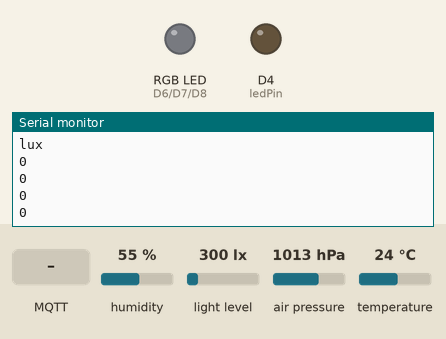
A sketch run on a simulated ESP8266 (NodeMCU). Parts: an RGB LED mixed from three pins (HIGH = lit), output pins drawn as LEDs (lit = HIGH), the last lines printed to the serial monitor. Inputs (shaded band) come from the test bench; at power-on: humidity 55 %, light level 300 lx, air pressure 1013 hPa, temperature 24 °C. WiFi joins after 1.5 s; servers stay silent unless stated; random numbers use the default seed unless the sketch sets one; no MQTT or app messages arrive unless stated.

Above: at 2.7 s.
2.8 s: MQTT message "topic/ledstatus1" arrives on the first subscribed topic
At 3.4 s:
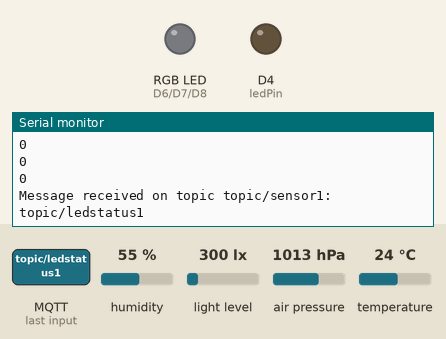
4.3 s: MQTT message "true" arrives on the first subscribed topic
At 4.49 s:
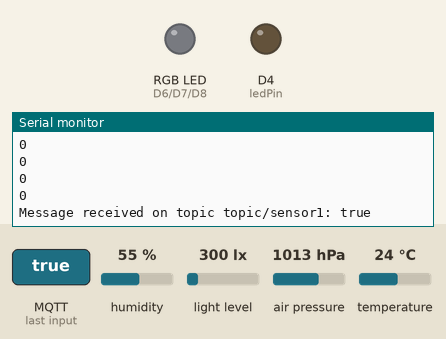
5.8 s: MQTT message "topic/manual" arrives on the first subscribed topic
At 6.4 s:
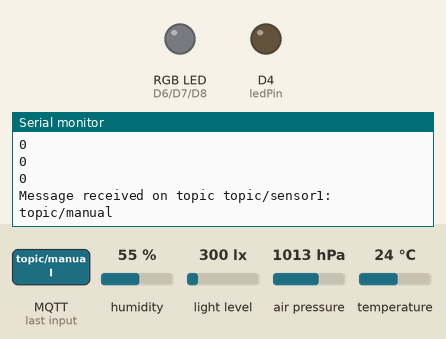
Timing chart, 0 to 8.8 s (numbered marks = the images above; inputs shaded):
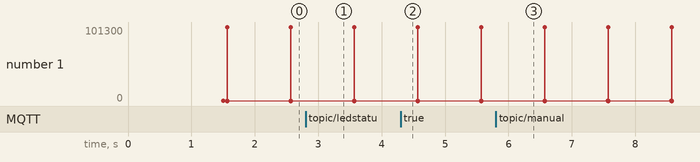

Measured:
- after the input at 2.8 s, the serial monitor: prints a new line at once (image 1)
- after the input at 4.3 s, the serial monitor: prints a new line at once (image 2)
- after the input at 5.8 s, the serial monitor: prints a new line at once (image 3)

The sketch:

TTS.ino
```cpp
#include <Wire.h>
#include <ESP8266WiFi.h>
#include <PubSubClient.h>
#include <Adafruit_Sensor.h>
#include <Adafruit_BME280.h>
#include <BH1750FVI.h>

#define SEALEVELPRESSURE_HPA (101325)

//Kamus Sensor Cahaya BH1750
BH1750FVI light(BH1750FVI::k_DevModeContHighRes);
float intensity;

//Kamus Sensor BME280 (Temperatur, Kelembapan, Tekanan)
Adafruit_BME280 bme;
float temperature;
float humidity;
float pressure;

//WiFi
const char* ssid = "Iridescent";
const char* password = "12345678";
const char* mqtt_server = "192.168.43.51";

WiFiClient espClient;
PubSubClient client(espClient);

//publish
long lastMsg = 0;
String msg, msgtopic;
char msg1[50];
char msg2[50];
char msg3[50];

//RGB LED Parameter
const int rgb_red = D6;
const int rgb_green = D7;
const int rgb_blue = D8;
int ledred;
int ledgreen;
int ledblue;

//Digital LED Parameter
const int ledPin = D4;
int ledState = 0;

//Button
const int buttonPin = D5;
int buttonState = 0;

//limits of temperature for RGB LED changes
float Tmin = -40;
float T1 = -20;
float Troom = 27;
float T2 = 50;
float Tmax = 85;

//manual (terbalik: manual false berarti secara manual, manual true berarti otomatis
bool manual=false;

//ambang batas (threshold)
int limit = 1;

//------------------------------Persiapan WiFi-----
void setup_wifi() {
  // We start by connecting to a WiFi network
  Serial.println();
  Serial.print("Connecting to ");
  Serial.println(ssid);

  WiFi.begin(ssid, password);

  // Menunggu koneksi, print titik sampai terkoneksi
  while (WiFi.status() != WL_CONNECTED) {
    delay(500);
    Serial.print(".");
  }
  randomSeed(micros());
  //WiFi terkoneksi
  Serial.println("");
  Serial.println("WiFi connected");
  Serial.println("IP address: ");
  Serial.println(WiFi.localIP());
}
//Print data yang diterima serta topiknya
void callback(char* topic, byte* payload, unsigned int length) {
  Serial.print("Message received on topic ");
  Serial.print(topic);
  Serial.print(": ");
  msgtopic = String((char*)topic);
  msg = "";
  for (int i = 0; i < length; i++) { // Concat payload char to string (msg)
    msg += (char)payload[i];
  }
  Serial.println(msg);

  //Kalau topiknya LEDstatus1, maka mengubah keadaan LED digital
  if(msgtopic == "topic/ledstatus1" && manual==false){ // if LED button 1 toggled
    if(msg == "true"){
      Serial.println("LED ON");
      ledState = 1;
    }
    else {
      Serial.println("LED OFF");
      ledState = 0;
    }
  }

  //Kalau mode manual dinyalakan
  if(msgtopic == "topic/manual"){ // if LED button 1 toggled
    if(msg == "true"){
      Serial.println("MANUAL ON");
      manual=true;
    }
    else {
      Serial.println("MANUAL OFF");
      manual=false;
      ledState=0;
      ledred=0;
      ledgreen=0;
      ledblue=0;
      digitalWrite(ledPin, ledState);
      analogWrite(rgb_red, ledred);
      analogWrite(rgb_blue, ledblue);
      analogWrite(rgb_green, ledgreen);
    }

  }

  //Mengatur tingkat merah dari LED RGB
  if(msgtopic == "topic/myRange1" && manual==false){
    ledred=msg.toInt();
    Serial.println(ledred);
  }
  //Mengatur tingkat hijau dari LED RGB
  if(msgtopic == "topic/myRange2" && manual==false){
    ledgreen= msg.toInt();
    Serial.println(ledgreen);
  }
  //Mengatur tingkat biru dari LED RGB
  if(msgtopic == "topic/myRange3" && manual==false){
    ledblue= msg.toInt();
    Serial.println(ledblue);
  }
  //Mengatur batas intensitas sampai LED digital menyala
  if(msgtopic == "topic/myRange4"){
    limit= msg.toInt();
    Serial.println(limit);
  }
}

//Fungsi mencoba ulang koneksi ketika gagal
void reconnect() {
  //Diulang sampai berhasil terkoneksi
  while (!client.connected()) {
    Serial.print("Attempting MQTT connection...");

    // Create a random client ID
    String clientId = "ESP8266Client-";
    clientId += String(random(0xffff), HEX);

    //Menguji koneksi
    if (client.connect(clientId.c_str())) {
      Serial.println("connected");
      client.publish("topic/sensor1", "0"); //Send first confirmation message if connected
      client.subscribe("topic/sensor1");
      client.subscribe("topic/sensor2");
      client.subscribe("topic/sensor3");
      client.subscribe("topic/ledstatus1");
      client.subscribe("topic/manual");
      client.subscribe("topic/myRange1");
      client.subscribe("topic/myRange2");
      client.subscribe("topic/myRange3");
      client.subscribe("topic/myRange4");
      client.subscribe("topic/over");

    } else {
      //Keluaran untuk indikator gagal terkoneksi
      Serial.print("failed, rc=");
      Serial.print(client.state());
      Serial.println(" try again in 5 seconds");

      //Menunggu 5 detik sebelum mencoba lagi
      delay(5000);
    }
  }
}

//Fungsi mengubah keadaan LED
int ledChange(int state) {
  if (state == 0) {
    state = 1;
  }
  else {
    state = 0;
  }
  return (state);
}

//------------------------------Setup-----
void setup() {
  Serial.begin(115200);
  setup_wifi();
  client.setServer(mqtt_server, 1883);
  client.setCallback(callback);
  Serial.println("Reading values from sensors...");

  light.begin(); //Menghubungkan dengan sensor BH1750
  if (bme.begin(0x76) == false) //Menguji koneksi dengan sensor BME
  {
    Serial.println("The sensor didn't respond. Please check wiring.");
    while (1); //Freeze
  }
  //Setup Pin
  pinMode(rgb_red,OUTPUT);
  pinMode(rgb_green, OUTPUT);
  pinMode(rgb_blue, OUTPUT);
  pinMode(ledPin, OUTPUT);
  pinMode(buttonPin, INPUT);
}

//------------------------------Fungsi Looping-----
void loop() {
  //Apabila koneksi gagal, coba lagi
  if (!client.connected()) {
    reconnect();
  }
  client.loop();

  //Membaca data dari sensor
  long now = millis();
  if (now - lastMsg > 1000) {
    lastMsg = now;

    //Sensor reading
    temperature = bme.readTemperature();
    Serial.println("Temperatur: ");
    Serial.println(temperature, 2);
    Serial.println("C");
    humidity = bme.readHumidity();
    Serial.println("Kelembapan: ");
    Serial.println(humidity, 2);
    Serial.println("%");
    pressure = bme.readPressure();
    Serial.println("Tekanan: ");
    Serial.println(pressure, 2);
    Serial.println("Pa");
    intensity = light.GetLightIntensity();
    Serial.println("Intensitas Cahaya: ");
    Serial.println(intensity, 2);
    Serial.println("lux");

    //snprint
    snprintf (msg1, 50, "%f", humidity);
    snprintf (msg2, 50, "%f", temperature);
    snprintf (msg3, 50, "%f", intensity);

    //publish message
    client.publish("topic/sensor1", msg1);
    client.publish("topic/sensor2", msg2);
    client.publish("topic/sensor3", msg3);

    Serial.println(ledred);
    Serial.println(ledgreen);
    Serial.println(ledblue);
    Serial.println(ledState);

   if(manual==false){
    //Ketika button ditekan, nyalakan/matikan LED
    if (buttonState == 1) {
      ledState = ledChange(ledState);
    }

    analogWrite(rgb_red, ledred);
    analogWrite(rgb_blue, ledblue);
    analogWrite(rgb_green, ledgreen);
    digitalWrite(ledPin, ledState);
    client.publish("topic/over","F");

   }

  else if(manual==true){

    //Mengatur nyala LED digital dengan batasan Intensitas Cahaya
    if (intensity < limit) {
      ledState = 1;
      client.publish("topic/over","T");

    //Mengatur RGB LED berdasarkan keadaan temperatur
    if (temperature < Tmin) {
      ledblue = 255.0;
      ledgreen = 0.0;
      ledred = 175.0;
      Serial.println("WARNING! TEMPERATURE IS TOO LOW FOR THE SENSOR");
    }
    else if (temperature >= Tmin && temperature < T1) {
      ledblue = 255.0;
      ledgreen = (temperature - Tmin)*128.0/(T1 - Tmin);
      ledred = 0.0;
    }
    else if (temperature <= Troom) {
      ledblue = 255.0;
      ledgreen = (temperature - T1)*127.0/(Troom - T1) + 128.0;
      ledred = (temperature - T1)*255.0/(Troom - T1);
    }
    else if (temperature <= T2) {
      ledblue = (temperature - Troom)*255.0/(Troom-T2) + 255;
      ledgreen = (temperature - Troom)*127.0/(Troom-T2) + 255;
      ledred = 255.9;
    }
    else if (temperature <= Tmax) {
      ledblue = 0.0;
      ledgreen = (temperature - T2)*128.0/(Tmax - T2) + 128.0;
      ledred = 255.0;
    }
    else {
      ledred = 255.0;
      ledgreen = 0.0;
      ledblue = 175.0;
      Serial.println("WARNING! TEMPERATURE IS TOO HIGH FOR THE SENSOR!");
    }
  }

    //Digital LED state
   else {
      ledState = 0;
      ledred=0.0;
      ledgreen=0.0;
      ledblue=0.0;
      client.publish("topic/over","F");

   }
   digitalWrite(ledPin, ledState);
   analogWrite(rgb_red, ledred);
   analogWrite(rgb_blue, ledblue);
   analogWrite(rgb_green, ledgreen);
   }
  }
}
```
